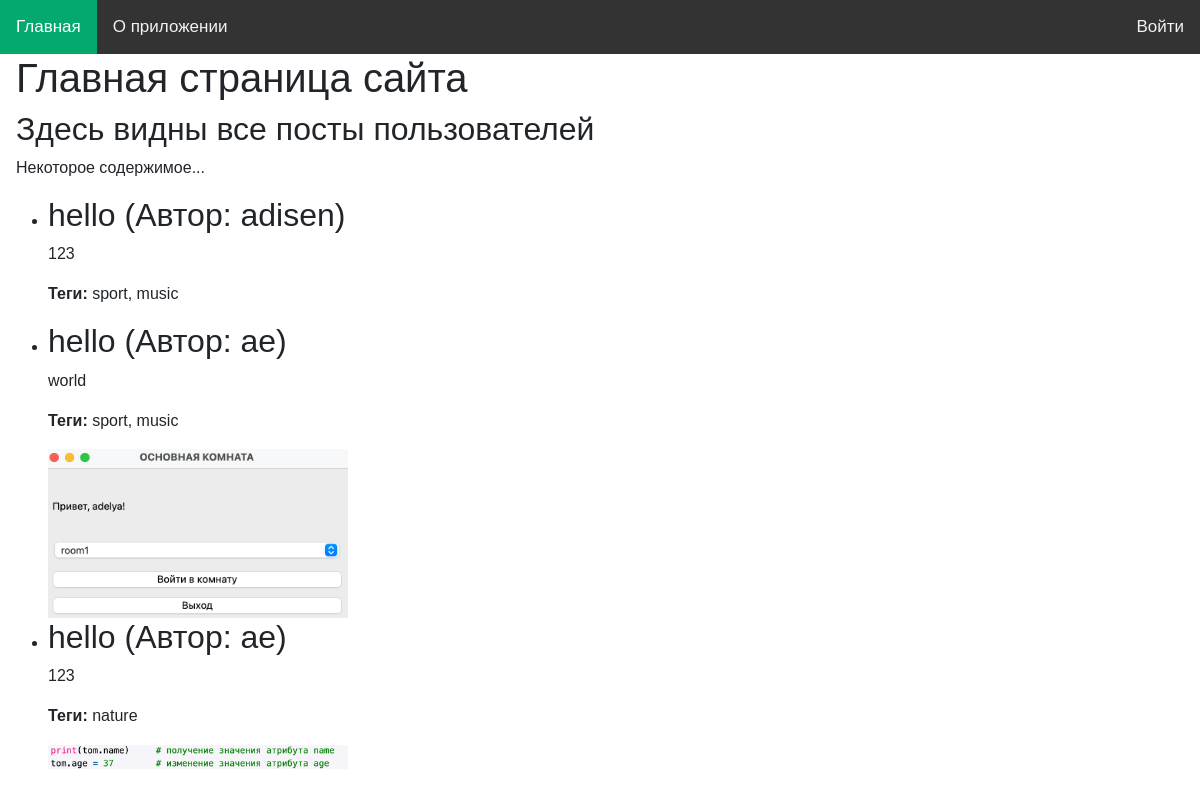
The page / on the database its author committed.
### tables this page shows
CREATE TABLE posts (
                post_id INTEGER PRIMARY KEY AUTOINCREMENT,
                user_id INTEGER,
                title TEXT NOT NULL,
                content TEXT NOT NULL,
                image_path TEXT,
                FOREIGN KEY (user_id) REFERENCES user_profile (user_id) ON DELETE CASCADE
            );

### main.py (the view)
@app.route('/')
def index():
    conn = get_db_connection()
    posts_data = conn.execute('''
            SELECT
                posts.post_id,
                posts.title,
                posts.content,
                posts.image_path,
                user_profile.login,
                GROUP_CONCAT(tags.name, ', ') AS tags -- Группируем теги через запятую
            FROM posts
            INNER JOIN user_profile ON posts.user_id = user_profile.user_id
            LEFT JOIN post_tags ON posts.post_id = post_tags.post_id
            LEFT JOIN tags ON post_tags.tag_id = tags.id
            GROUP BY posts.post_id -- Группируем данные по ID поста
        ''').fetchall()
    conn.close()
    return render_template('main/index.html', posts=posts_data)

### main.py (called while the page is built)
def get_db_connection():
    conn = sqlite3.connect('blog.db')
    conn.row_factory = sqlite3.Row
    return conn

### templates/main/index.html (shortened to what this page needs)
{% extends "base.html" %}
{% block content %}
<h1>Главная страница сайта</h1>
<h2>Здесь видны все посты пользователей</h2>
<p>Некоторое содержимое...</p>
<ul>
    {% for post in posts %}
    <li>
        <h2>{{ post['title'] }} (Автор: {{ post['login'] }})</h2>
        <p>{{ post['content'] }}</p>
        {% if post['tags'] %}
        <p><strong>Теги:</strong> {{ post['tags'] }}</p>
        {% endif %}
        {% if post['image_path'] %}
        <img src="{{ post['image_path'] }}" alt="Картинка поста" width="300">
        {% endif %}
    </li>
    {% endfor %}
</ul>
{% endblock %}

### static/css/index.css (style rules this page uses)
body { margin: 0; font-family: Arial, Helvetica, sans-serif; }

### rows shown on the page
posts: title "hello", login "adisen", content "123", tags "sport, music"
posts: title "hello", login "ae", content "world", tags "sport, music", image_path (picture)
posts: title "hello", login "ae", content "123", tags "nature", image_path (picture)
